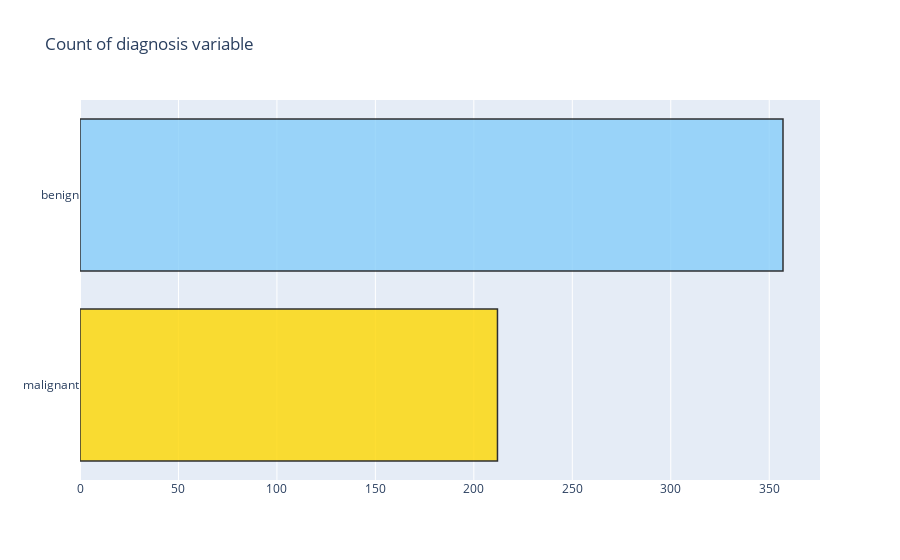
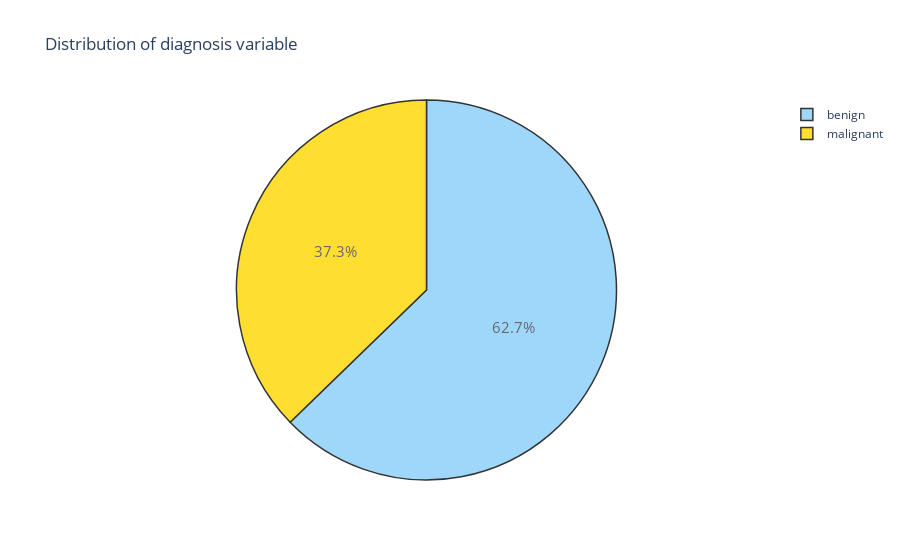

The cell these charts' notebook holds for them, in order:
### Code cell
#------------COUNT-----------------------
trace = go.Bar(x = (len(M), len(B)), y = ['malignant', 'benign'], orientation = 'h', opacity = 0.8, marker=dict(
        color=[ 'gold', 'lightskyblue'],
        line=dict(color='#000000',width=1.5)))

layout = dict(title =  'Count of diagnosis variable')
                    
fig = dict(data = [trace], layout=layout)
py.iplot(fig)

#------------PERCENTAGE-------------------
trace = go.Pie(labels = ['benign','malignant'], values = data['diagnosis'].value_counts(), 
               textfont=dict(size=15), opacity = 0.8,
               marker=dict(colors=['lightskyblue', 'gold'], 
                           line=dict(color='#000000', width=1.5)))


layout = dict(title =  'Distribution of diagnosis variable')
           
fig = dict(data = [trace], layout=layout)
py.iplot(fig)

### Figure 1 — Plotly figure (JSON) as saved in the notebook; plotly's stock layout.template omitted (floating-point values rounded to 4 significant figures)
{"data": [{"marker": {"color": ["gold", "lightskyblue"], "line": {"color": "#000000", "width": 1.5}}, "opacity": 0.8, "orientation": "h", "type": "bar", "x": [212, 357], "y": ["malignant", "benign"]}], "layout": {"title": {"text": "Count of diagnosis variable"}}}

### Figure 2 — Plotly figure (JSON) as saved in the notebook; plotly's stock layout.template omitted (floating-point values rounded to 4 significant figures)
{"data": [{"labels": ["benign", "malignant"], "marker": {"colors": ["lightskyblue", "gold"], "line": {"color": "#000000", "width": 1.5}}, "opacity": 0.8, "textfont": {"size": 15}, "type": "pie", "values": [357, 212]}], "layout": {"title": {"text": "Distribution of diagnosis variable"}}}
